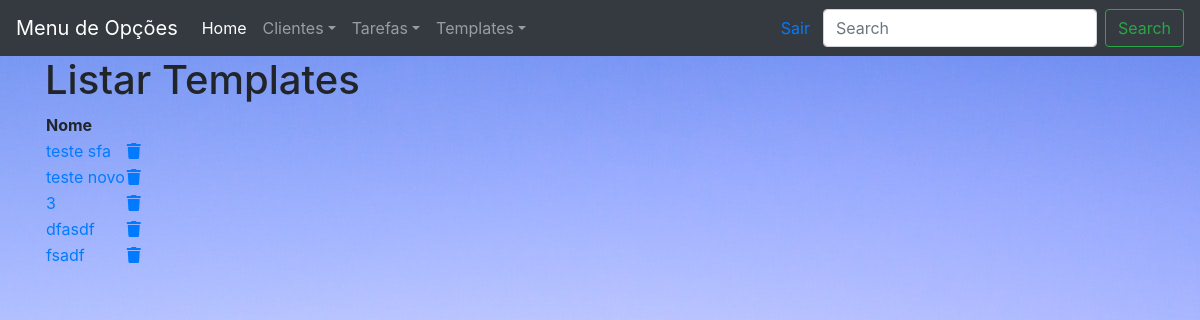
Before: /template/ (signed in) with the older database file.
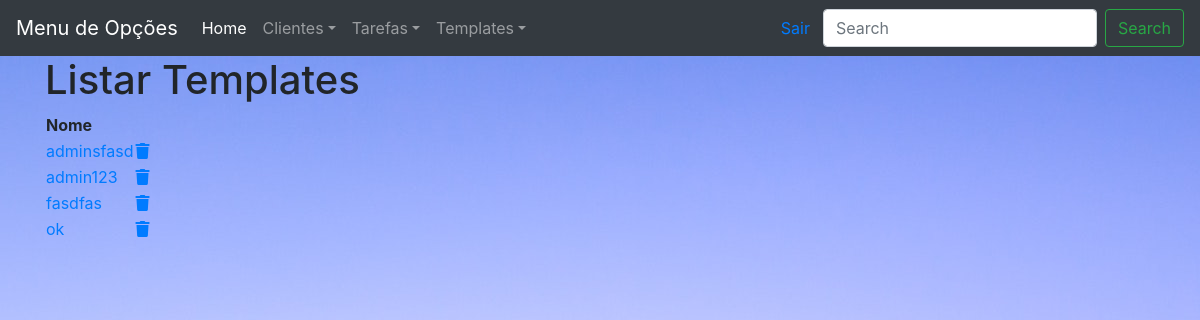
After: the same page with the newer database file.
### cristal/models.py (models this page shows, shortened)
class EmailModel(models.Model):
    nome = models.CharField(max_length=10)
    email_template = RichTextField(blank=True, null=True)
    usuario = models.ForeignKey(User, on_delete=models.PROTECT)

### cristal/views.py (the view)
# urls.py: path("template/", views.template_mail_listar, name='template_listar'),
@login_required
def template_mail_listar(request):
    form = EmailModel.objects.filter(usuario=request.user)
    return render(request=request, template_name="cristal/template_lista.html", context={'form': form})

### templates/cristal/template_lista.html
{% extends 'cristal/base.html' %}
{% block content %}
<div class="container">
    <h1>Listar Templates</h1>
       <table>
            <thead>
                <tr>
                    <th>Nome </th>
                    <th></th>
                </tr>
            </thead>
            <tbody>
             {% for f in form  %}
                <tr>
                    <td><a href="/template/editar/{{f.id}}">{{f.nome}}</a></td>
                     <td><a href="/template/apagar/{{f.id}}"><i class="fa fa-trash"></td>
                </tr>
                {% endfor %}
            </tbody>
       </table>
</div>
{% endblock %}

Changed rows visible on the page:
removed EmailModel: nome "teste sfa"
removed EmailModel: nome "teste novo"
removed EmailModel: nome "3"
removed EmailModel: nome "dfasdf"
removed EmailModel: nome "fsadf"
added EmailModel: nome "adminsfasd"
added EmailModel: nome "admin123"
added EmailModel: nome "fasdfas"
added EmailModel: nome "ok"
